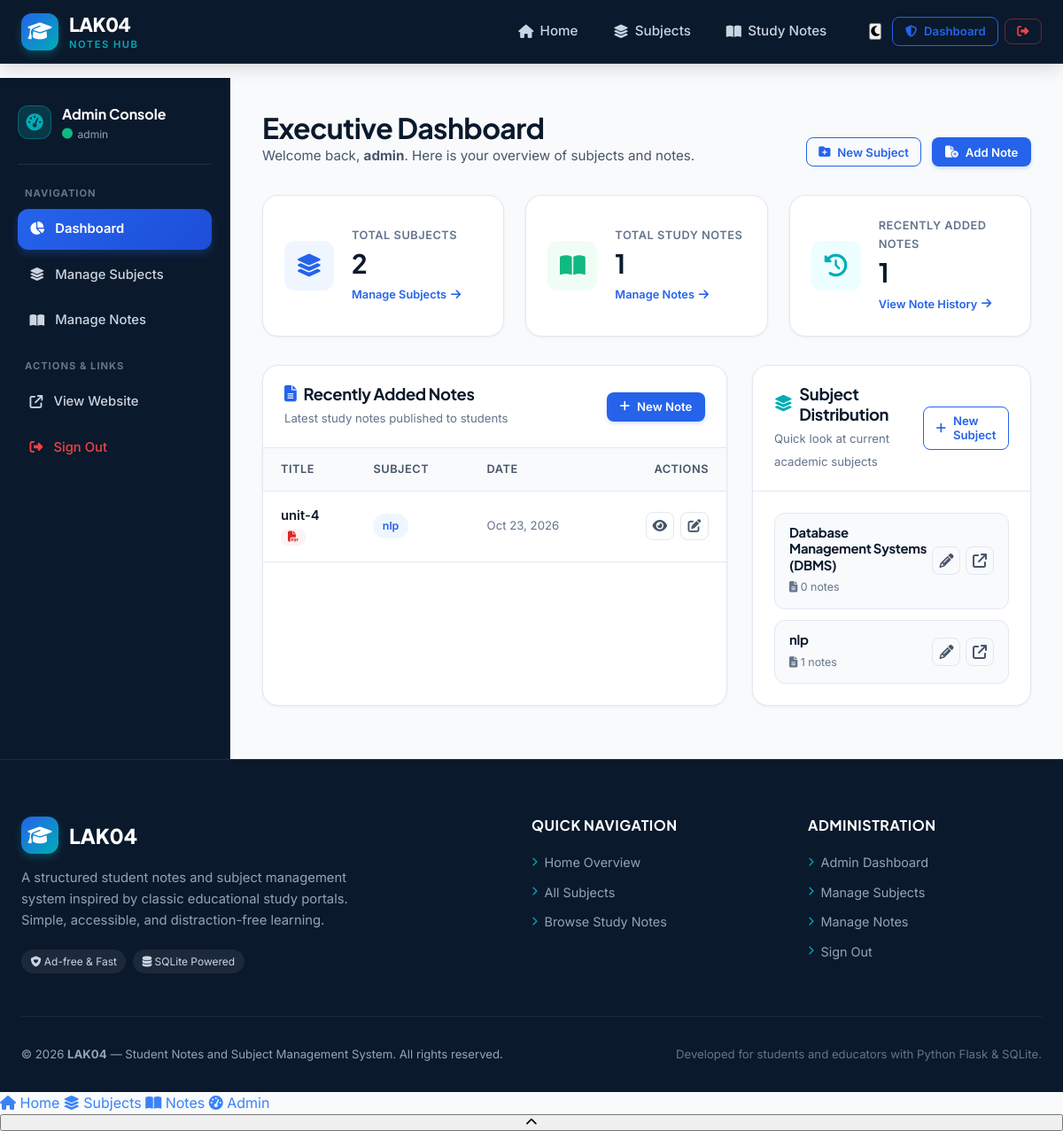
The app's page /admin/dashboard (signed in) with its own data.
### tables this page shows
CREATE TABLE notes (
            id INTEGER PRIMARY KEY AUTOINCREMENT,
            title TEXT NOT NULL,
            subject_id INTEGER NOT NULL,
            description TEXT,
            content TEXT NOT NULL,
            pdf_url TEXT,
            created_at TIMESTAMP DEFAULT CURRENT_TIMESTAMP,
            updated_at TIMESTAMP DEFAULT CURRENT_TIMESTAMP,
            FOREIGN KEY (subject_id) REFERENCES subjects (id) ON DELETE RESTRICT
        );

CREATE TABLE subjects (
            id INTEGER PRIMARY KEY AUTOINCREMENT,
            name TEXT UNIQUE NOT NULL,
            description TEXT,
            created_at TIMESTAMP DEFAULT CURRENT_TIMESTAMP
        );

### app.py (the view)
@app.route('/admin/dashboard')
@login_required
def admin_dashboard():
    total_subjects = count_subjects()
    total_notes = count_notes()
    recent_notes = get_recent_notes(limit=5)
    subjects = get_all_subjects()[:5]
    return render_template(
        'admin_dashboard.html',
        total_subjects=total_subjects,
        total_notes=total_notes,
        recent_notes=recent_notes,
        subjects=subjects
    )

### app.py (called while the page is built, shortened)
def generate_csrf_token():
    if 'csrf_token' not in session:
        session['csrf_token'] = secrets.token_hex(32)
    return session['csrf_token']

@app.before_request
def csrf_protect():
    if request.method == "POST":
        token = request.form.get('csrf_token')
        expected_token = session.get('csrf_token')
        if not expected_token or not token or not secrets.compare_digest(token, expected_token):
            abort(403, description="CSRF token validation failed. Please refresh the page and try again.")

@app.context_processor
def inject_global_template_context():
    return {
        'csrf_token': generate_csrf_token(),
        'app_name': Config.APP_NAME,
        'app_tagline': Config.APP_TAGLINE,
        'current_year': datetime.now().year,
        'is_admin_logged_in': 'admin_id' in session,
        'admin_username': session.get('admin_username')
    }

@app.template_filter('format_date')
def format_date_filter(value, format_str="%b %d, %Y"):
    if not value:
        return ""
    if isinstance(value, datetime):
        return value.strftime(format_str)
    return str(value)

def login_required(view_func):
    @wraps(view_func)
    def decorated_view(*args, **kwargs):
        if 'admin_id' not in session:
            flash("Please log in to access the administrator panel.", "warning")
            return redirect(url_for('admin_login', next=request.path))
        return view_func(*args, **kwargs)
    return decorated_view

### models.py (called while the page is built)
def get_db():
    if 'db' not in g:
        g.db = sqlite3.connect(
            Config.DATABASE,
            detect_types=sqlite3.PARSE_DECLTYPES
        )
        g.db.row_factory = sqlite3.Row
        g.db.execute("PRAGMA foreign_keys = ON;")
    return g.db

def get_all_subjects(search=None):
    db = get_db()
    query = """
        SELECT s.id, s.name, s.description, s.created_at,
               COUNT(n.id) AS notes_count
        FROM subjects s
        LEFT JOIN notes n ON s.id = n.subject_id
    """
    params = []
    if search:
        query += " WHERE s.name LIKE ? OR s.description LIKE ?"
        term = f"%{search.strip()}%"
        params.extend([term, term])
    query += " GROUP BY s.id ORDER BY s.name ASC"
    return db.execute(query, params).fetchall()

def count_subjects():
    db = get_db()
    res = db.execute("SELECT COUNT(*) AS total FROM subjects").fetchone()
    return res['total'] if res else 0

def get_recent_notes(limit=6):
    return get_all_notes(limit=limit)

### templates/admin_dashboard.html (shortened to what this page needs)
{% extends "base.html" %}
{% block content %}
<div class="admin-layout">
    <aside class="admin-sidebar" id="admin-sidebar">
        <div class="sidebar-brand">
            <span class="sidebar-brand-icon"><i class="fa-solid fa-gauge-high"></i></span>
            <div class="sidebar-brand-info">
                <span class="sidebar-title">Admin Console</span>
                <span class="sidebar-user"><i class="fa-solid fa-circle text-success"></i> {{ admin_username }}</span>
            </div>
        </div>
        <nav class="sidebar-nav">
            <div class="sidebar-section-title">Navigation</div>
            <ul class="sidebar-menu">
                <li class="sidebar-item">
                    <a href="{{ url_for('admin_dashboard') }}" class="sidebar-link active">
                        <i class="fa-solid fa-chart-pie"></i>
                        <span>Dashboard</span>
                    </a>
                </li>
                <li class="sidebar-item">
                    <a href="{{ url_for('manage_subjects') }}" class="sidebar-link">
                        <i class="fa-solid fa-layer-group"></i>
                        <span>Manage Subjects</span>
                    </a>
                </li>
                <li class="sidebar-item">
                    <a href="{{ url_for('manage_notes') }}" class="sidebar-link">
                        <i class="fa-solid fa-book-open"></i>
                        <span>Manage Notes</span>
                    </a>
                </li>
            </ul>
            <div class="sidebar-section-title">Actions & Links</div>
            <ul class="sidebar-menu">
                <li class="sidebar-item">
                    <a href="{{ url_for('index') }}" class="sidebar-link" target="_blank">
                        <i class="fa-solid fa-arrow-up-right-from-square"></i>
                        <span>View Website</span>
                    </a>
                </li>
                <li class="sidebar-item">
                    <a href="{{ url_for('admin_logout') }}" class="sidebar-link text-danger">
                        <i class="fa-solid fa-right-from-bracket"></i>
                        <span>Sign Out</span>
                    </a>
                </li>
            </ul>
        </nav>
    </aside>
    <div class="admin-main-content">
        <div class="admin-topbar">
            <div>
                <h1 class="admin-page-title">Executive Dashboard</h1>
                <p class="admin-page-subtitle">Welcome back, <strong>{{ admin_username }}</strong>. Here is your overview of subjects and notes.</p>
            </div>
            <div class="admin-quick-buttons">
                <a href="{{ url_for('subject_create') }}" class="btn btn-outline-primary btn-sm">
                    <i class="fa-solid fa-folder-plus"></i> New Subject
                </a>
                <a href="{{ url_for('note_create') }}" class="btn btn-primary btn-sm">
                    <i class="fa-solid fa-file-circle-plus"></i> Add Note
                </a>
            </div>
        </div>
        <div class="stats-overview-grid">
            <div class="stat-card">
                <div class="stat-card-icon stat-icon-navy">
                    <i class="fa-solid fa-layer-group"></i>
                </div>
                <div class="stat-card-details">
                    <span class="stat-card-label">Total Subjects</span>
                    <h3 class="stat-card-value">{{ total_subjects }}</h3>
                    <a href="{{ url_for('manage_subjects') }}" class="stat-card-link">
                        Manage Subjects <i class="fa-solid fa-arrow-right"></i>
                    </a>
                </div>
            </div>
            <div class="stat-card">
                <div class="stat-card-icon stat-icon-blue">
                    <i class="fa-solid fa-book-open"></i>
                </div>
                <div class="stat-card-details">
                    <span class="stat-card-label">Total Study Notes</span>
                    <h3 class="stat-card-value">{{ total_notes }}</h3>
                    <a href="{{ url_for('manage_notes') }}" class="stat-card-link">
                        Manage Notes <i class="fa-solid fa-arrow-right"></i>
                    </a>
                </div>
            </div>
            <div class="stat-card">
                <div class="stat-card-icon stat-icon-teal">
                    <i class="fa-solid fa-clock-rotate-left"></i>
                </div>
                <div class="stat-card-details">
                    <span class="stat-card-label">Recently Added Notes</span>
                    <h3 class="stat-card-value">{{ recent_notes|length }}</h3>
                    <a href="{{ url_for('manage_notes') }}" class="stat-card-link">
                        View Note History <i class="fa-solid fa-arrow-right"></i>
                    </a>
                </div>
            </div>
        </div>
        <div class="dashboard-tables-grid">
            <div class="admin-panel-card">
                <div class="panel-card-header">
                    <div>
                        <h2 class="panel-card-title"><i class="fa-solid fa-file-lines text-primary"></i> Recently Added Notes</h2>
                        <span class="panel-card-desc">Latest study notes published to students</span>
                    </div>
                    <a href="{{ url_for('note_create') }}" class="btn btn-primary btn-sm">
                        <i class="fa-solid fa-plus"></i> New Note
                    </a>
                </div>
                <div class="panel-card-body table-responsive">
                    {% if recent_notes %}
                        <table class="data-table">
                            <thead>
                                <tr>
                                    <th>Title</th>
                                    <th>Subject</th>
                                    <th>Date</th>
                                    <th class="text-right">Actions</th>
                                </tr>
                            </thead>
                            <tbody>
                                {% for note in recent_notes %}
                                    <tr>
                                        <td>
                                            <a href="{{ url_for('note_detail', note_id=note.id) }}" class="table-item-title" target="_blank">
                                                {{ note.title }}
                                            </a>
                                            {% if note.pdf_url %}
                                                <span class="badge-mini-pdf" title="Has PDF Attachment"><i class="fa-solid fa-file-pdf"></i></span>
                                            {% endif %}
                                        </td>
                                        <td>
                                            <span class="badge-tag">{{ note.subject_name }}</span>
                                        </td>
                                        <td>
                                            <span class="table-date">{{ note.created_at|format_date }}</span>
                                        </td>
                                        <td class="text-right">
                                            <div class="table-actions">
                                                <a href="{{ url_for('note_detail', note_id=note.id) }}" class="btn-icon" title="View Note" target="_blank">
                                                    <i class="fa-solid fa-eye"></i>
                                                </a>
                                                <a href="{{ url_for('note_edit', note_id=note.id) }}" class="btn-icon" title="Edit Note">
                                                    <i class="fa-solid fa-pen-to-square"></i>
                                                </a>
                                            </div>
                                        </td>
                                    </tr>
                                {% endfor %}
                            </tbody>
                        </table>
                    {% else %}
                        <div class="table-empty-notice">
                            <i class="fa-regular fa-folder-open"></i>
                            <p>No study notes created yet.</p>
                            <a href="{{ url_for('note_create') }}" class="btn btn-primary btn-sm">Add First Note</a>
                        </div>
                    {% endif %}
                </div>
            </div>
            <div class="admin-panel-card">
                <div class="panel-card-header">
                    <div>
                        <h2 class="panel-card-title"><i class="fa-solid fa-layer-group text-accent"></i> Subject Distribution</h2>
                        <span class="panel-card-desc">Quick look at current academic subjects</span>
                    </div>
                    <a href="{{ url_for('subject_create') }}" class="btn btn-outline-primary btn-sm">
                        <i class="fa-solid fa-plus"></i> New Subject
                    </a>
                </div>
                <div class="panel-card-body">
                    {% if subjects %}
                        <div class="dashboard-subjects-list">
                            {% for sub in subjects %}
                                <div class="dashboard-subject-item">
                                    <div class="sub-item-info">
                                        <h4 class="sub-item-title">{{ sub.name }}</h4>
                                        <span class="sub-item-count"><i class="fa-solid fa-file-lines"></i> {{ sub.notes_count }} notes</span>
                                    </div>
                                    <div class="sub-item-actions">
                                        <a href="{{ url_for('subject_edit', subject_id=sub.id) }}" class="btn-icon" title="Edit Subject">
                                            <i class="fa-solid fa-pencil"></i>
                                        </a>
                                        <a href="{{ url_for('subject_detail', subject_id=sub.id) }}" class="btn-icon" title="View Subject Notes" target="_blank">
                                            <i class="fa-solid fa-arrow-up-right-from-square"></i>
                                        </a>
                                    </div>
                                </div>
                            {% endfor %}
                        </div>
                    {% else %}
                        <div class="table-empty-notice">
                            <i class="fa-solid fa-layer-group"></i>
                            <p>No subjects registered yet.</p>
                            <a href="{{ url_for('subject_create') }}" class="btn btn-primary btn-sm">Create First Subject</a>
                        </div>
                    {% endif %}
                </div>
            </div>
        </div>
    </div>
</div>
{% endblock %}

### records on screen
notes: title "unit-4", subject_name "nlp", created_at "Oct 23, 2026"
subjects: name "Database Management Systems (DBMS)", notes_count "0"
subjects: name "nlp", notes_count "1"

### other values on screen
{{ app_name }} "LAK04"
{{ admin_username }} "admin"
{{ total_subjects }} "2"
{{ total_notes }} "1"
{{ recent_notes|length }} "1"
